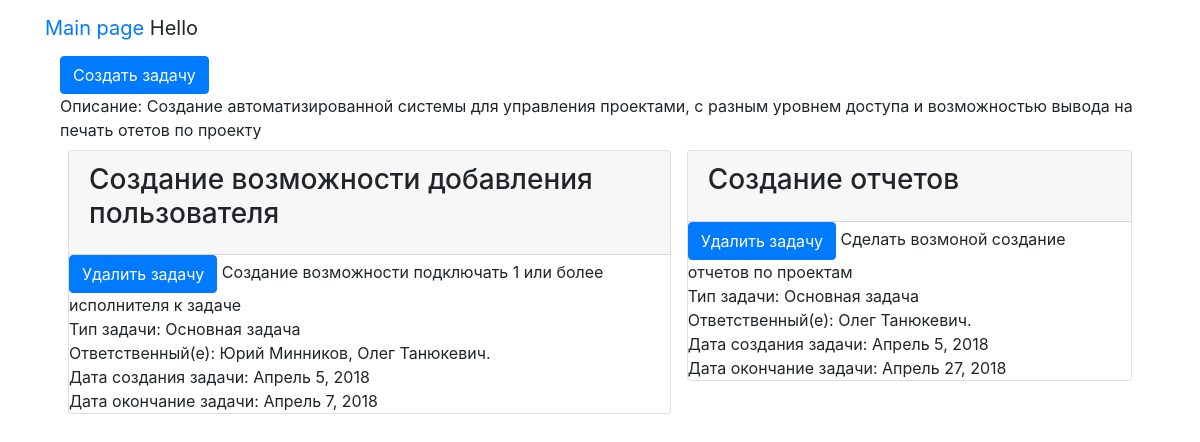
/project/4, run on the app's committed database.
### projectpage/models.py (models this page shows, shortened)
class Species_project(models.Model):
	name = models.CharField(max_length=250)
	short_description = models.TextField()
	description = models.TextField()
	created_task = models.DateField(verbose_name='Дата создания',auto_now_add=True)
	finish_task = models.DateField(verbose_name='Дата окончания')

class Project(models.Model):
    name = models.CharField(max_length = 250)
    species = models.ForeignKey('Species_project', on_delete = models.CASCADE)
    species_task = models.ForeignKey('Species_Task', on_delete = models.CASCADE)
    created_task = models.DateField(verbose_name='Дата создания',auto_now_add=True)
    finish_task = models.DateField(verbose_name='Дата окончания')
    user = models.ManyToManyField('auth.User')
    description = models.TextField()

class Species_Task(models.Model):
	name = models.CharField(max_length = 250)
	description = models.TextField()
	def __str__(self):
		return self.name

### projectpage/views.py (the view)
# urls.py: url(r'^project/(?P<pk>\d+)$', details),
def details(request, pk):
	project = Project.objects.filter(species_id=pk)
	species_projects = Species_project.objects.get(id=pk)
	return render(request, 'projects/details_project.html', {'project':project, 'species_projects':species_projects})

### projectpage/templates/projects/details_project.html (shortened to what this page needs)
{% extends "base.html" %}
{% block content%}
<div class="container">
<a href="/{{ species_projects.id }}/create_project_task" class="btn btn-primary">Создать задачу</a>
<br>
		<span>Описание:
		{{ species_projects.description }}
		</span>
		<div class="d-flex flex-row">
				{% for itm in project %}
				<div class="p-2">
					<div class="card">
					<div class="card-header">
					<h3 class="card-title">{{ itm.name }}</h3>
					</div>
					<div card-body>
						<a href="/{{ itm.id }}/deleteprojectsk" class="btn btn-primary">Удалить задачу</a>
						<span class="card-text">
							{{ itm.description }}
						</span>
						<br>
						<span class="card-text">
							Тип задачи: {{ itm.species_task }}
						</span>
						<br>
						<span class="card-text">
							Ответственный(е):
								{% for items in itm.user.values %}
									{{ items.first_name }}&nbsp{{ items.last_name }}{% if not forloop.last %},{% else %}.{% endif %}
								{% endfor %}
						<br>
						<span class="card-text">Дата создания задачи: {{ itm.created_task }}</span>
						</span><br><span class="card-text">Дата окончание задачи:
						{{ itm.finish_task }} </span>
					</div>
				</div>
				</div>
			{% endfor %}
		</div>
	</div>
{% endblock %}

### data on the page
Species_project: description "Создание автоматизированной системы для управления проектами, с разным уровнем доступа и возможностью вывода на печать отетов по проекту"
Project: name "Создание возможности добавления пользователя", description "Создание возможности подключать 1 или более исполнителя к задаче", species_task "Основная задача", created_task "Апрель 5, 2018", finish_task "Апрель 7, 2018"
Project: name "Создание отчетов", description "Сделать возмоной создание отчетов по проектам", species_task "Основная задача", created_task "Апрель 5, 2018", finish_task "Апрель 27, 2018"

### other printed values
{{ items.first_name }} "Юрий"
{{ items.last_name }} "Минников"
{{ items.first_name }} "Олег"
{{ items.last_name }} "Танюкевич"
